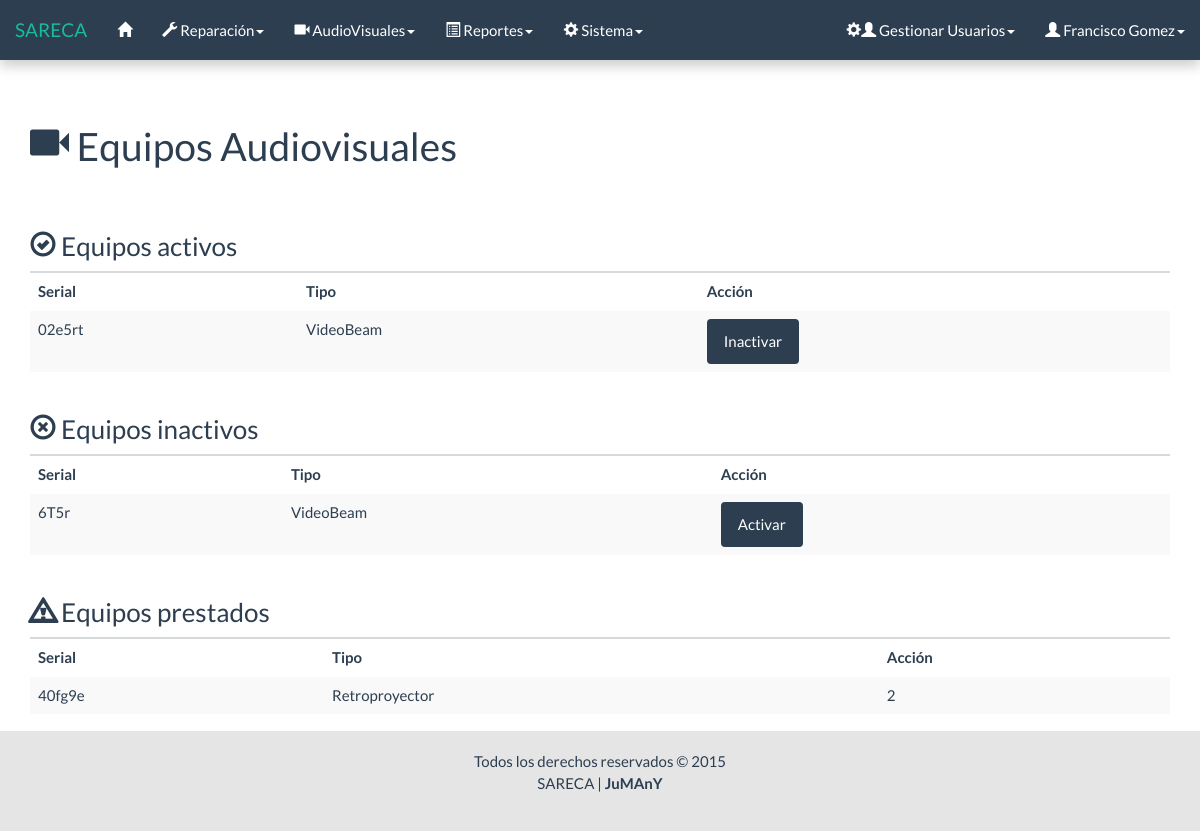
/html/consulta_audiovisuales_f.php (signed in), run on an earlier commit of the app's database.
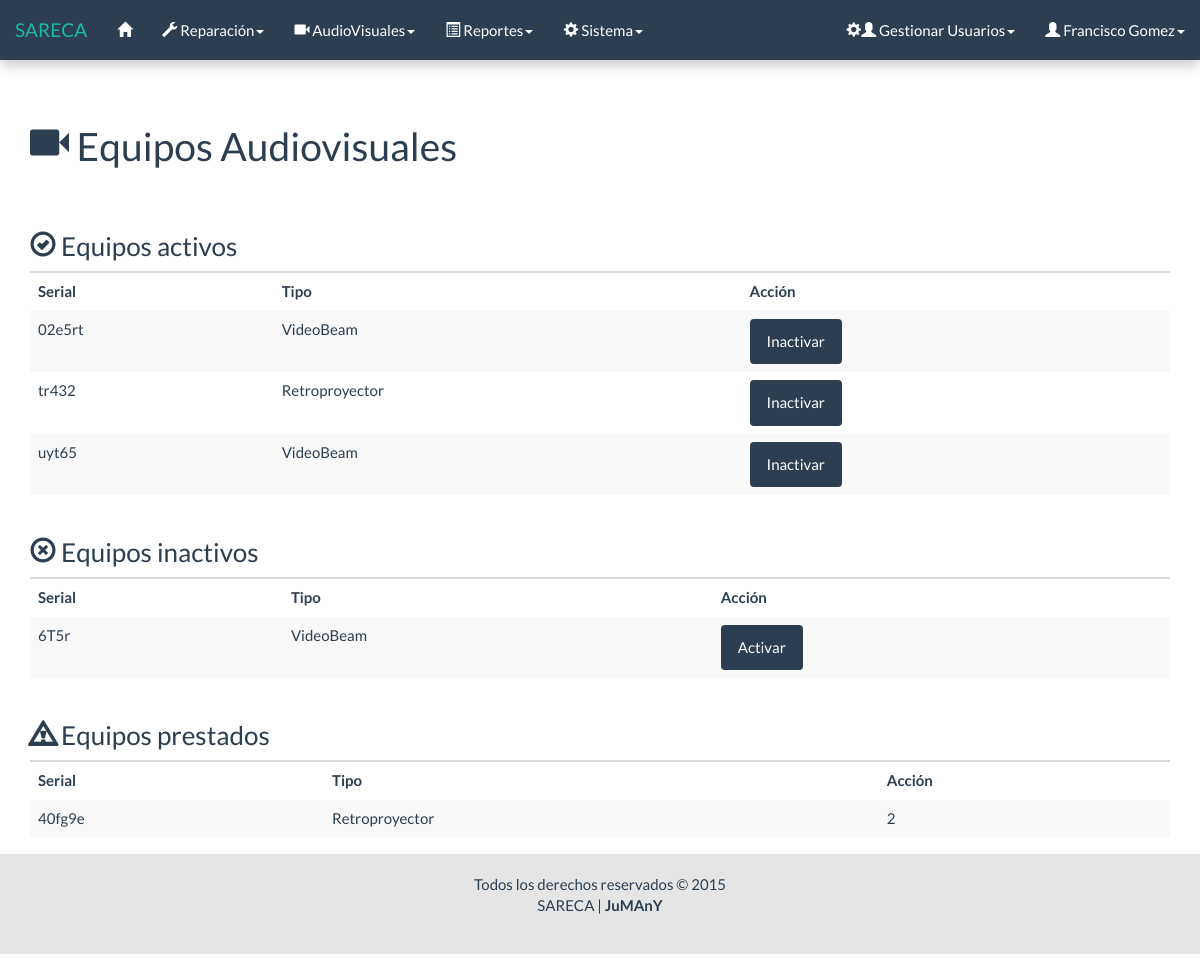
And on a later commit of the database.
### tables this page shows
CREATE TABLE `equipo_audiovisual` (
  `Serial` varchar(11) NOT NULL,
  `tipo` int(1) NOT NULL,
  `numero` tinyint(4) NOT NULL,
  `rbn` varchar(20) NOT NULL,
  `modelo` varchar(20) NOT NULL,
  `marca` varchar(30) NOT NULL,
  `inf_adic` varchar(50) NOT NULL,
  `Estado` int(1) NOT NULL,
  PRIMARY KEY (`Serial`)
);

### php/lista_eq_audio.php (the view, shortened to what this page needs)
<?php
	require('conexion/conexion.php');
	$sql = "SELECT * FROM equipo_audiovisual WHERE Estado = 1";
	$res = $conectar->query($sql);
	if ($res->num_rows == 0) {
?>
		<div class="row">
			<div class="col-lg-12">
				<h3><span class="glyphicon glyphicon-ok-circle"></span> Equipos activos</h3>
				<div class="alert alert-dismissible alert-info">
					<strong>No existen equipos ACTIVOS.</strong>
				</div>
			</div>
		</div>
<?php
	} else {
?>
		<div class="row">
			<div class="col-lg-12">
				<h3><span class="glyphicon glyphicon-ok-circle"></span> Equipos activos</h3>
				<table id="" class="table table-striped table-hover consulta">
					<thead>
						<tr>
							<th>Serial</th>
							<th>Tipo</th>
							<th>Acción</th>
						</tr>
					</thead>
					<tbody>
					<?php
					while ($fila = $res->fetch_object()) {
						$tipo = ($fila->tipo == 1) ? 'VideoBeam' : 'Retroproyector';
						printf('
							<tr>
								<td>%s</td>
								<td>%s</td>
								<td><a href="../php/estado_audiovisual.php?s=%s&e=%d" class="btn btn-primary">Inactivar</a></td>
							</tr>',
							$fila->Serial,
							$tipo,
							$fila->Serial,
							$fila->Estado
						);
					}
					?>
					</tbody>
				</table>
			</div>
		</div>
<?php
	}
	$sql = "SELECT * FROM equipo_audiovisual WHERE Estado = 3";
	$res = $conectar->query($sql);
	if ($res->num_rows == 0) {
?>
		<div class="row">
			<div class="col-lg-12">
				<h3><span class="glyphicon glyphicon-remove-circle"></span> Equipos inactivos</h3>
				<div class="alert alert-dismissible alert-info">
					<strong>No existen equipos INACTIVOS.</strong>
				</div>
			</div>
		</div>
<?php
	} else {
?>
		<div class="row">
			<div class="col-lg-12">
				<h3><span class="glyphicon glyphicon-remove-circle"></span> Equipos inactivos</h3>
				<table class="table table-striped table-hover consulta">
					<thead>
						<tr>
							<th>Serial</th>
							<th>Tipo</th>
							<th>Acción</th>
						</tr>
					</thead>
					<tbody>
					<?php
					while ($fila = $res->fetch_object()) {
						$tipo = ($fila->tipo == 1) ? 'VideoBeam' : 'Retroproyector';
						printf('
							<tr>
								<td>%s</td>
								<td>%s</td>
								<td><a href="../php/estado_audiovisual.php?s=%s&e=%d" class="btn btn-primary">Activar</a></td>
							</tr>',
							$fila->Serial,
							$tipo,
							$fila->Serial,
							$fila->Estado
						);
					}
					?>
					</tbody>
				</table>
			</div>
		</div>
<?php
	}
	$sql = "SELECT * FROM equipo_audiovisual WHERE Estado = 2";
	$res = $conectar->query($sql);
	if ($res->num_rows == 0) {
?>
		<div class="row">
			<div class="col-lg-12">
				<h3><span class="glyphicon glyphicon-warning-sign"></span> Equipos prestados</h3>
				<div class="alert alert-dismissible alert-info">
					<strong>No existen equipos PRESTADOS.</strong>
				</div>
			</div>
		</div>
<?php
	} else {
?>
		<div class="row">
			<div class="col-lg-12">
				<h3><span class="glyphicon glyphicon-warning-sign"></span> Equipos prestados</h3>
				<table class="table table-striped table-hover consulta">
					<thead>
						<tr>
							<th>Serial</th>
							<th>Tipo</th>
							<th>Acción</th>
						</tr>
					</thead>
					<tbody>
					<?php
					while ($fila = $res->fetch_object()) {
						$tipo = ($fila->tipo == 1) ? 'VideoBeam' : 'Retroproyector';
						printf('
							<tr>
								<td>%s</td>
								<td>%s</td>
								<td>%d</td>
							</tr>',
							$fila->Serial,
							$tipo,
							$fila->Estado
						);
					}
					?>
					</tbody>
				</table>
			</div>
		</div>
<?php
	}
?>

### html/consulta_audiovisuales_f.php (shortened to what this page needs)
<!DOCTYPE html>
<html lang="es">
	<head>
		<link rel="stylesheet" href="../css/bootstrap.css">
		<link rel="stylesheet" href="../css/general.css">
		<link rel="stylesheet" href="../css/jquery.dataTables.min.css">
	</head>
	<body>
		<div id="wrap">
			<?php
				include("menu/menu.php");
			?>
			<div class="container">
				<div class="bs-docs-section">
					<?php
						include('mensaje/mensaje.php');
					?>
					<div class="row">
						<div class="col-lg-12">
							<div class="page-header">
								<h1><span class="glyphicon glyphicon-facetime-video"></span> Equipos Audiovisuales</h1>
							</div>
						</div>
					</div>
					<?php include '../php/lista_eq_audio.php'; ?>
				</div>
			</div>
			<div id="push"></div>
		</div>
		<div id="footer">
			<div class="container">
				<p class="muted credit">
					Todos los derechos reservados &copy; 2015 <br>
					SARECA | <b>JuMAnY</b>
				</p>
			</div>
		</div>
	</body>
</html>

### html/menu/menu.php (shortened to what this page needs)
<nav class="navbar navbar-default navbar-fixed-top">
	<div class="container-fluid">
		<div class="navbar-header">
			<a class="navbar-brand" href="#">SARECA</a>
		</div>
		<div class="collapse navbar-collapse" id="bs-example-navbar-collapse-1">
			<ul class="nav navbar-nav">
				<li data-toggle="tooltip" data-placement="bottom" title="" data-original-title="Inicio"><a href="inicio.php"><span class="glyphicon glyphicon-home"></span></a></li>
				<?php if($_SESSION["nivel"] == 3 || $_SESSION["nivel"] == 1){ ?>
							<li class="dropdown">
								<a href="#" class="dropdown-toggle" data-toggle="dropdown" role="button" aria-expanded="false"><span class="glyphicon glyphicon-wrench"></span> Reparación<span class="caret"></span></a>
							</li>
				<?php 	}
						if($_SESSION["nivel"] == 2 || $_SESSION["nivel"] == 1){
				?>
							<li class="dropdown">
								<a href="#" class="dropdown-toggle" data-toggle="dropdown" role="button" aria-expanded="false"><span class="glyphicon glyphicon-facetime-video"></span> AudioVisuales<span class="caret"></span></a>
							</li>
				<?php
				 		}
				?>
				<li class="dropdown">
					<a href="#" class="dropdown-toggle" data-toggle="dropdown" role="button" aria-expanded="false"><span class="glyphicon glyphicon-list-alt"></span> Reportes<span class="caret"></span></a>
				</li>
				<?php
						if($_SESSION["nivel"] == 1){
				?>
							<li class="dropdown">
								<a href="#" class="dropdown-toggle" data-toggle="dropdown" role="button" aria-expanded="false"><span class="glyphicon glyphicon-cog"></span> Sistema<span class="caret"></span></a>
							</li>
				<?php 	} ?>
			</ul>
			<ul class="nav navbar-nav navbar-right">
				<?php if($_SESSION["nivel"] == 1){ ?>
							<li class="dropdown">
								<a href="#" class="dropdown-toggle" data-toggle="dropdown" role="button" aria-expanded="false"><span class="glyphicon glyphicon-cog"></span><span class="glyphicon glyphicon-user"></span> Gestionar Usuarios<span class="caret"></span></a>
							</li>
				<?php } ?>
				<li data-toggle="tooltip" data-placement="left" title="" data-original-title="Perfil Usuario" class="dropdown">
					<a href="#" class="dropdown-toggle" data-toggle="dropdown" role="button" aria-expanded="false"><span class="glyphicon glyphicon-user"></span> <?=$_SESSION['nombre']?><span class="caret"></span></a>
				</li>
			</ul>
		</div>
	</div>
</nav>

### html/mensaje/mensaje.php (shortened to what this page needs)
<div class="row">
	<div class="col-lg-6 col-lg-offset-3">
		<br>
	</div>
</div>

### css/general.css (style rules this page uses)
html, body { height: 100%; }
.navbar { box-shadow: 0px 6px 12px rgba(0, 0, 0, 0.2); }
#wrap { min-height: 100%; height: auto !important; height: 100%; margin: 0 auto -104px; }
#push, #footer { height: 100px; }
#footer { text-align: center; background-color: #e5e5e5; }
#wrap > .container { padding-top: 60px; }
.container .credit { margin: 20px 0; }

What changed in the data, as far as the page shows it:
added equipo_audiovisual: Serial "tr432", tipo "Retroproyector", shown under "Equipos activos"
added equipo_audiovisual: Serial "uyt65", tipo "VideoBeam", shown under "Equipos activos"
